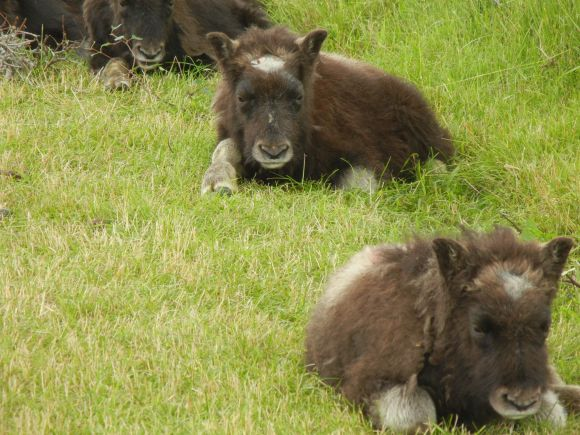
//> input picture ex1/images/Baby-Musk-Ox.jpg, 580 x 435 px, given in place of the camera
$ ./main   (built with g++ and OpenCV 4)
//> lines starting //> are read from the running program, lines starting //| are printed output that depends on the picture; after the words box and inside, x2 and y2 are one past the last pixel; in counts of white or black regions, pixels touching at a corner belong together
### ex4/skeletal/skeletal_opencv/log.h
/* ----------------------------------------------------------------------------
 * @file log.h
 * @brief abstraction to syslog/printf, timing functions
 *
 * @author Jake Michael, jami1063@colorado.edu
 * @course ECEN 5763: Embedded Machine Vision (Summer 2021)
 *---------------------------------------------------------------------------*/

#include <stdio.h>
#include <stddef.h>
#include <syslog.h>

#ifndef LOG_H_
#define LOG_H_

// Enable logging with following switches:
#define LOGSYS_ENABLED
#define LOGP_ENABLED

#ifdef LOGP_ENABLED
  #define LOGP printf
#else
  // do nothing, get rid of output
  #define LOGP(...)
#endif

#ifdef LOGSYS_ENABLED
  #define LOGSYS(args...) syslog(LOG_KERN | LOG_CRIT, ##args)
#else
  // do nothing, get rid of output
  #define LOGSYS(...)
#endif

#define USEC_TO_NSEC (1000)
#define MSEC_TO_NSEC (1000000)
#define SEC_TO_NSEC  (1000000000)

/* @brief  Gets the time in msec via CLOCK_MONOTONIC
 *
 * @param  None
 * @return double time, the time returned in millisec (msec)
 */
double get_time_msec(void);

#endif // LOG_H_

### ex4/skeletal/skeletal_opencv/log.cpp
/* ----------------------------------------------------------------------------
 * @file log.h
 * @brief abstraction to syslog/printf, timing functions
 *
 * @author Jake Michael, jami1063@colorado.edu
 * @course ECEN 5763: Embedded Machine Vision (Summer 2021)
 *---------------------------------------------------------------------------*/

#include <time.h>
#include "log.h"

// see .h for more details
double get_time_msec(void) {

  struct timespec ts;
  clock_gettime(CLOCK_MONOTONIC, &ts);
  return (double)((ts.tv_sec)*1000.0 + (ts.tv_nsec)/1000000.0);
}

### ex4/skeletal/skeletal_opencv/main.cpp
/* ----------------------------------------------------------------------------
 * @file main.cpp
 * @brief Continuous webcam skeletal transform using OpenCV
 *
 * @author Jake Michael, jami1063@colorado.edu
 * @course ECEN 5763: EMVIA, Summer 2021
 * @resources Adapted to OpenCV3 from Sam Siewert's skeletal examples
 *---------------------------------------------------------------------------*/

#include <stdlib.h>
#include <iostream>
#include <opencv2/imgcodecs.hpp>
#include <opencv2/imgproc.hpp>
#include <opencv2/videoio.hpp>
#include <opencv2/highgui.hpp>
#include <opencv2/video.hpp>
//#include <opencv2/core/core.hpp>
//#include <opencv2/highgui/highgui.hpp>
//#include <opencv2/imgproc/imgproc.hpp>
#include "log.h"

using namespace cv;
using namespace std;

//#define BACKGROUND_ELIM

// the main program
int main(int argc, char **argv) {

  Mat frame, gray, binary, mfblur;

  cvNamedWindow("frame", CV_WINDOW_AUTOSIZE);
  cvNamedWindow("binary", CV_WINDOW_AUTOSIZE);
  cvNamedWindow("skel", CV_WINDOW_AUTOSIZE);

#ifdef BACKGROUND_ELIM
  // create Background Subtractor objects
  Ptr<BackgroundSubtractor> pBackSub;
  pBackSub = createBackgroundSubtractorMOG2(100, 16, false);
  //pBackSub = createBackgroundSubtractorKNN(200, 400.0, false);

  VideoWriter video_out(
    "output.mp4",
    CV_FOURCC('m','p','4','v'),
    3.4, // experimentally determined
    Size(640, 480),
    false
  );
#else

  VideoWriter video_out(
    "output.mp4",
    CV_FOURCC('m','p','4','v'),
    1.2, // experimentally determined
    Size(640, 480),
    false
  );

#endif

  // open default interface /dev/video0
  VideoCapture cap(0);
  if (!cap.isOpened()) {
    cout << "cap(0) unable to be opened, aborting\n";
    return -1;
  }

  double prev = get_time_msec();
  double start = prev;
  int framecnt = 0;

  while(1) {

    cap >> frame;
//> frame is the input picture: 435 rows x 580 cols, CV_8UC3; mean B, G, R 74.9, 140, 138.5
    if( frame.empty() ) break;

#ifndef BACKGROUND_ELIM
    // old code from Siewert:
    cvtColor(frame, gray, CV_BGR2GRAY);
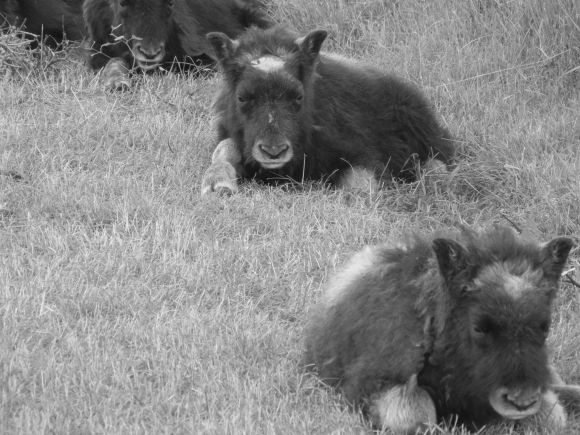
//> gray: 435 rows x 580 cols, CV_8UC1; min 6, max 238, mean 132.2
    // binary threshold
    threshold(gray, binary, 127, 255, CV_THRESH_BINARY);
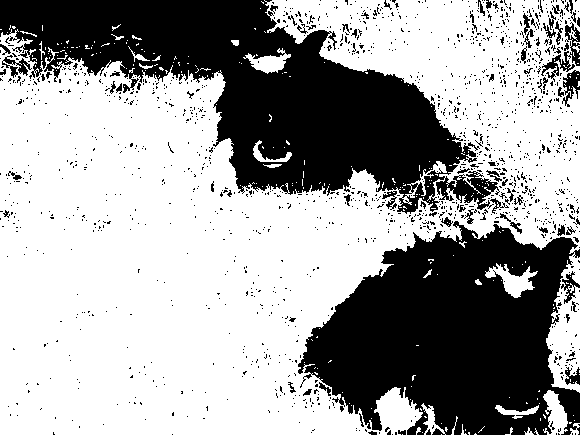
//> binary: 435 rows x 580 cols, CV_8UC1; 63.1% white; 1497 black regions (1422 under 20 px), largest, box (x1, y1, x2, y2) and area: (0, 0, 500, 214) 45565, (298, 221, 580, 435) 39157, (541, 22, 580, 82) 620
    medianBlur(binary, mfblur, 7);
//> mfblur: 435 rows x 580 cols, CV_8UC1; 64.6% white; 58 black regions (38 under 20 px), largest, box (x1, y1, x2, y2) and area: (0, 0, 501, 213) 46875, (299, 219, 580, 435) 40183, (544, 54, 580, 102) 638
#else
    // Proposed new code using background elimination:
    pBackSub->apply(frame, binary);
    medianBlur(binary, mfblur, 7);
#endif

    // This section of code was adapted from the following post, which was
    // based in turn on the Wikipedia description of a morphological skeleton
    //
    // http://felix.abecassis.me/2011/09/opencv-morphological-skeleton/
    //
    Mat skel(mfblur.size(), CV_8UC1, Scalar(0));
    Mat temp;
    Mat eroded;
    Mat element = getStructuringElement(MORPH_CROSS, Size(3, 3));
    bool done;
    int iterations=0;

    do
    {
      erode(mfblur, eroded, element);
      dilate(eroded, temp, element);
      subtract(mfblur, temp, temp);
      bitwise_or(skel, temp, skel);
      eroded.copyTo(mfblur);

      done = (countNonZero(mfblur) == 0);
      iterations++;

    } while (!done && (iterations < 100));
//> this loop made 100 passes
//> pass 1, `subtract(mfblur, temp, temp);`:
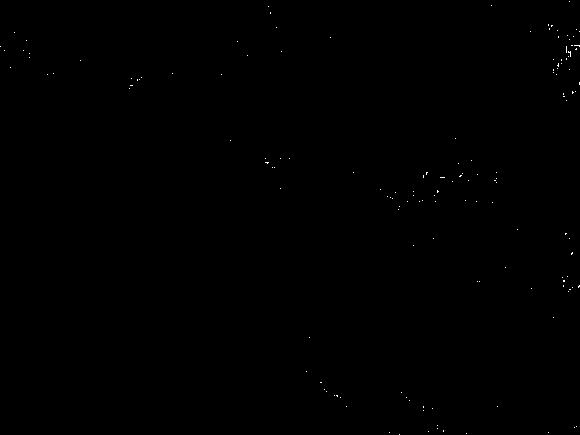
//> temp: 435 rows x 580 cols, CV_8UC1; 0.09% white in thin lines or dots
//> pass 2, `erode(mfblur, eroded, element);`:
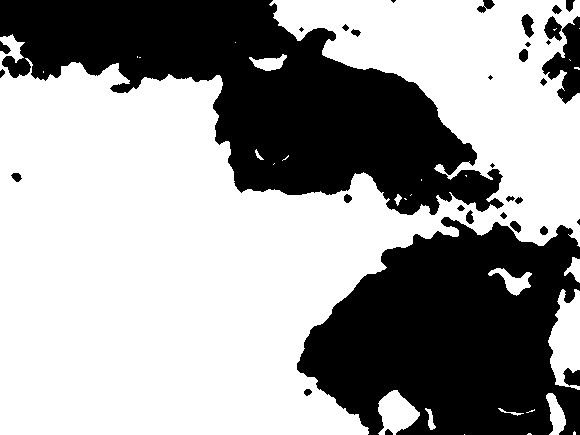
//> eroded: 435 rows x 580 cols, CV_8UC1; 61.5% white; 33 black regions (7 under 20 px), largest, box (x1, y1, x2, y2) and area: (0, 0, 504, 215) 50754, (297, 217, 580, 435) 42774, (542, 16, 580, 104) 1621
//> after the loop:
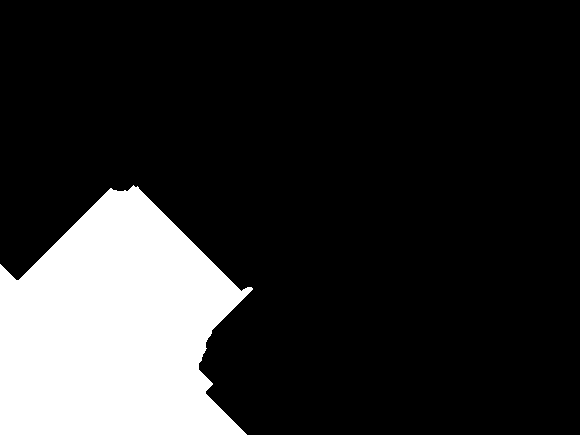
//> mfblur: 435 rows x 580 cols, CV_8UC1; 18% white; 1 white region, box (x1, y1, x2, y2) and area: (0, 185, 253, 435) 45308
//> after the loop:
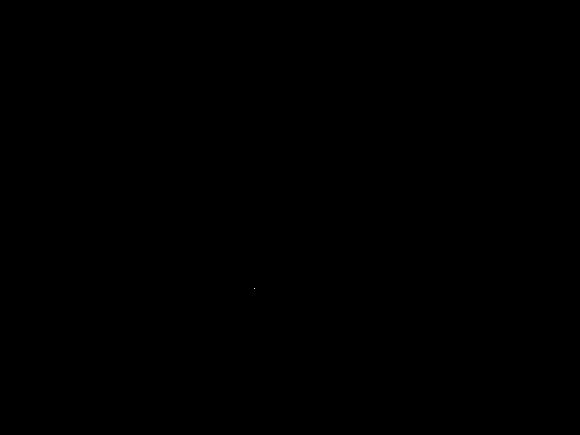
//> temp: 435 rows x 580 cols, CV_8UC1; 0% white in thin lines or dots, all inside (x1, y1, x2, y2) = (254, 288, 255, 289)
//> after the loop:
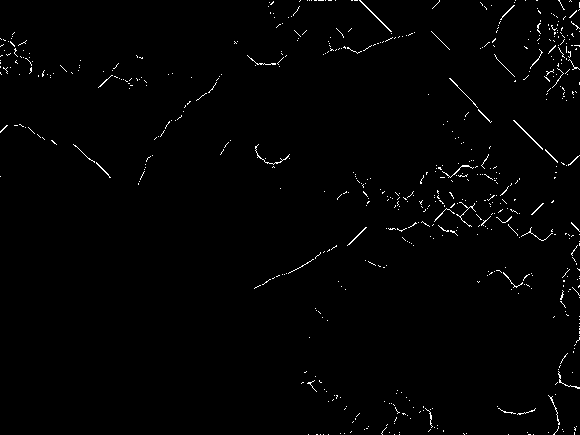
//> skel: 435 rows x 580 cols, CV_8UC1; 1.1% white in thin lines or dots
//> after the loop, iterations = 100

    //imshow("frame", frame);
    imshow("binary", binary);
    imshow("skel", skel);

    video_out << skel;
    //LOGSYS("%u, %6.2f", framecnt, get_time_msec()-prev);
    prev = get_time_msec();
    framecnt++;

    if ( waitKey(10) == 'q' ) break;
//> the 'q' key is pressed
  }

  LOGP("FPS: %6.3f\n", framecnt*1000/(prev-start) );

  return 0;
}

$ run again, on ex1/images/Black-Shiba-Inu.jpg
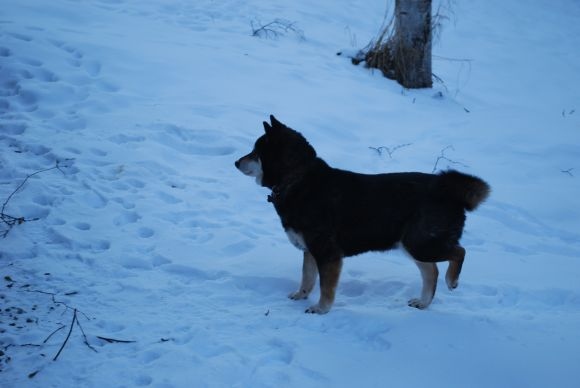
//> input picture ex1/images/Black-Shiba-Inu.jpg, 580 x 388 px, given in place of the camera
//> frame is the input picture: 388 rows x 580 cols, CV_8UC3; mean B, G, R 186.4, 142.4, 97.7
//> `threshold(gray, binary, 127, 255, CV_THRESH_BINARY);`:
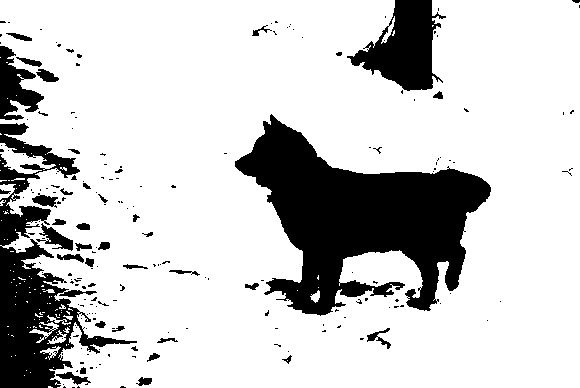
//> binary: 388 rows x 580 cols, CV_8UC1; 79.6% white; 205 black regions (166 under 20 px), largest, box (x1, y1, x2, y2) and area: (235, 114, 491, 316) 24443, (0, 123, 137, 388) 11549, (347, 0, 446, 91) 4685
//> after the loop `do`:
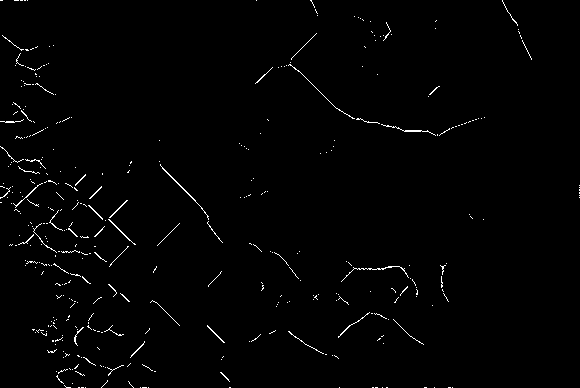
//> skel: 388 rows x 580 cols, CV_8UC1; 1.2% white in thin lines or dots
//> after the loop `do`: iterations = 100

$ run again, on ex1/images/Chugach-Mts.jpg
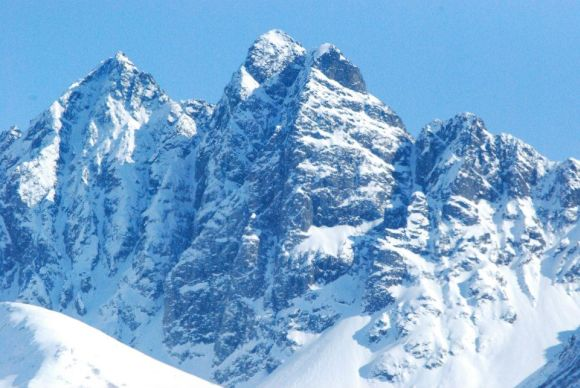
//> input picture ex1/images/Chugach-Mts.jpg, 580 x 388 px, given in place of the camera
//> frame is the input picture: 388 rows x 580 cols, CV_8UC3; mean B, G, R 211.3, 170.2, 123.9
//> `threshold(gray, binary, 127, 255, CV_THRESH_BINARY);`:
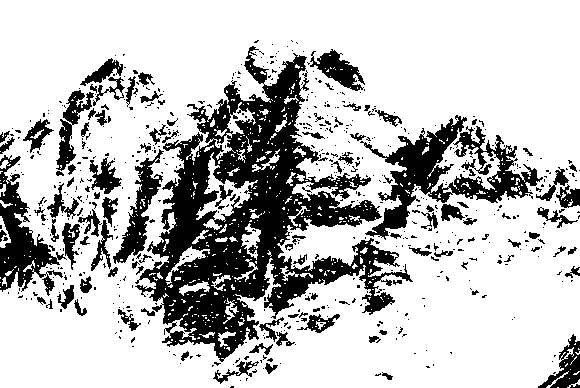
//> binary: 388 rows x 580 cols, CV_8UC1; 75% white; 647 black regions (539 under 20 px), largest, box (x1, y1, x2, y2) and area: (135, 46, 413, 362) 29831, (360, 115, 543, 240) 6628, (0, 155, 67, 296) 3365
//> after the loop `do`:
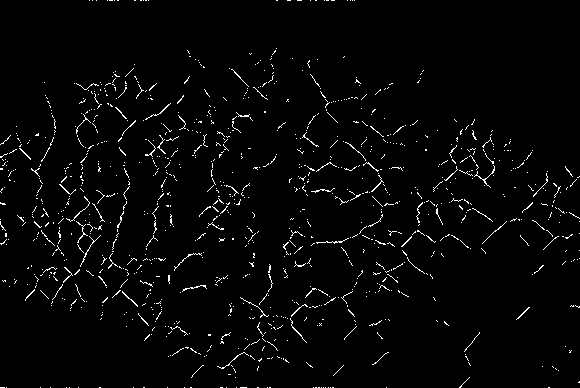
//> skel: 388 rows x 580 cols, CV_8UC1; 2.5% white in thin lines or dots
//> after the loop `do`: iterations = 100

$ run again, on ex1/images/Cow.jpg
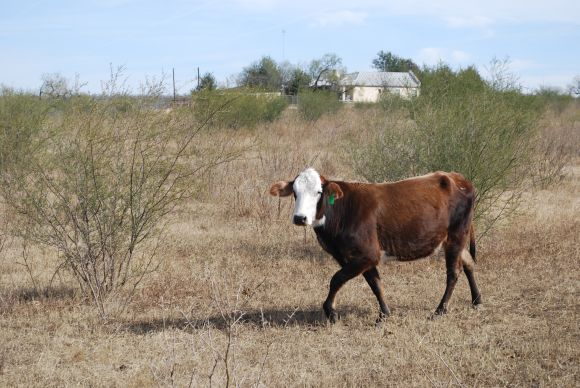
//> input picture ex1/images/Cow.jpg, 580 x 388 px, given in place of the camera
//> frame is the input picture: 388 rows x 580 cols, CV_8UC3; mean B, G, R 133.8, 146.2, 153.8
//> binary: 388 rows x 580 cols, CV_8UC1; 65.1% white; 2494 black regions (2395 under 20 px), largest, box (x1, y1, x2, y2) and area: (235, 53, 580, 334) 37572, (0, 60, 360, 332) 22710, (475, 280, 580, 388) 3845
//> after the loop `do`:
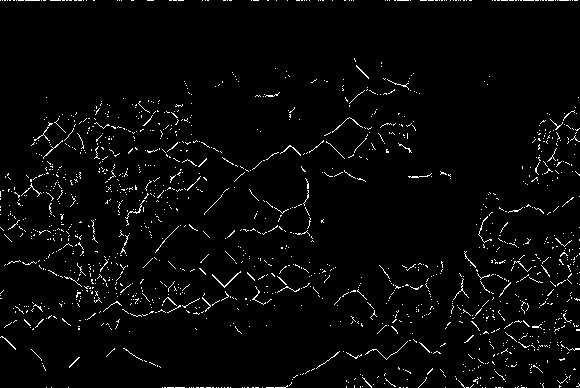
//> skel: 388 rows x 580 cols, CV_8UC1; 2.7% white in thin lines or dots
//> after the loop `do`: iterations = 100
